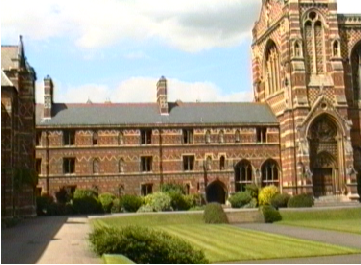
#> input picture lista7/data/keble000.png, 361 x 265 px; the run also reads 2 pictures not shown here
$ jupyter execute --allow-errors visao_estereoscopica.ipynb
#> lines starting #> are read from the running program, lines starting #| are printed output that depends on the picture
### lista7/src/utils.py
import numpy as np
import cv2
import math
from matplotlib import pyplot as plt
import os
import pandas as pd
from scipy import linalg
import pysift
from scipy.linalg import null_space
from scipy.optimize import least_squares

#funções do metodo dlt para encontrar projeções

def normalization_2d(points):

	points = np.asarray(points)

	m = np.mean(points, 0)
	s = np.std(points)

	T = np.array([[s, 0, m[0]], [0, s, m[1]], [0, 0, 1]])
	T = np.linalg.inv(T)
	normalized_points = np.dot( T, points.T )
	normalized_points = normalized_points[0:2,:].T


	return T, normalized_points


def normalization_3d(points):

	points = np.asarray(points)

	m = np.mean(points, 0)
	s = np.std(points)

	T = np.array([[s, 0, 0, m[0]], [0, s, 0, m[1]], [0, 0, s, m[2]], [0, 0, 0, 1]])

	T = np.linalg.inv(T)
	normalized_points = np.dot( T, points.T )
	normalized_points = normalized_points[0:3,:].T

	return T, normalized_points

def create_projection_dlt(points_2d, points_3d):

	#aplica normalizacao dos dados para se obter melhores resultados
	T1, points_2d_norm = normalization_2d(points_2d)
	T2, points_3d_norm = normalization_3d(points_3d)

	A = []

	for i in range(len(points_2d_norm)):
		x,y,z = points_3d_norm[i,0], points_3d_norm[i,1], points_3d_norm[i,2]
		u,v = points_2d_norm[i,0], points_2d_norm[i,1]
		A.append( [x, y, z, 1, 0, 0, 0, 0, -u*x, -u*y, -u*z, -u] )
		A.append( [0, 0, 0, 0, x, y, z, 1, -v*x, -v*y, -v*z, -v] )

	#aplica svd para encontrar os 11 parametros
	U, S, Vh = np.linalg.svd(A)

	#recupera parametros do svd
	L = Vh[-1,:] / Vh[-1,-1]

	#matriz de projecao
	H = L.reshape(3,4)


	#denormalizacao
	H = np.dot( np.dot( np.linalg.pinv(T1), H ), T2 );
	H = H / H[-1,-1]

	#Erro medio da DLT
	new_points_2d = np.dot( H, points_3d.T )
	new_points_2d = new_points_2d/new_points_2d[2,:]

	#distancia media
	error = np.sqrt( np.mean(np.sum( (new_points_2d.T - points_2d)**2,1 )) )

	return H, error


# [24 lines left out: function fundamental_from_projections, not called in this run]


def calculate_camera_center(M):

	Q=M[0:3,0:3]
	Qinv=np.linalg.inv(Q)
	cc=np.matmul(-Qinv,M[:,3])

	return cc

# [50 lines left out: functions drawlines, compute_fundamental_8_point_sem_rank, not called in this run]


def compute_fundamental_8_point(pts1, pts2):
	'''Computes the fundamental matrix from corresponding points x1, x2 using
	the 8 point algorithm.'''
	n = len(pts1)


	if len(pts2) != n:
		raise ValueError('Number of points do not match.')

	x1 = []
	x2 = []

	for i in range(n):
		x1.append(np.concatenate((pts1[i], [1])))
		x2.append(np.concatenate((pts2[i], [1])))

	x1 = np.float64(x1)
	x2 = np.float64(x2)


	A = np.zeros((n, 9))


	for i in range(n):
		A[i] = np.kron(x2[i], x1[i])


	# Solve A*f = 0 using least squares.
	U, S, V = np.linalg.svd(A)
	F = V[-1].reshape(3, 3)

	# Constrain F to rank 2 by zeroing out last singular value.
	U, S, V = np.linalg.svd(F)
	S[2] = 0
	F = np.dot(U, np.dot(np.diag(S), V))
	return F / F[2][2]

# [22 lines left out: function normalize, not called in this run]

def normalize2(points):
	N=points.shape[0]

	m=np.average(points,axis=0)

	m_mean=points-m.reshape(1,2)

	s_sum=np.sum((m_mean)**2,axis=None)

	s=(s_sum/(2*N))**0.5

	sinv=1/s

	x=m_mean*sinv

	T = np.zeros((3,3))
	T[0,0] = sinv
	T[1,1] = sinv
	T[2,2] = 1
	T[0,2] = -sinv*m[0]
	T[1,2] = -sinv*m[1]

	return T, x

def compute_fundamental_8_point_normalized(x1, x2):
	'''Computes the fundamental matrix from corresponding points x1, x2 using
	the normalized 8 point algorithm.'''
	n = x1.shape[1]
	if x2.shape[1] != n:
		raise ValueError('Number of points do not match.')

	# normalize.
	T1, x1 = normalize2(x1)
	T2, x2 = normalize2(x2)

	F = compute_fundamental_8_point(x1, x2)

	# denormalize.
	# F = np.dot(T1.T, np.dot(F, T2))
	F = np.dot(T2.T, np.dot(F, T1))

	return F / F[2][2]


# [73 lines left out: functions automatic_fundamental_8_points_sem_rank, automatic_fundamental_8_points, not called in this run]

def automatic_fundamental_8_points_norm(pts1, pts2):

	#uses ransac to compute the 8 point
	N=15000
	S=pts1.shape[0]
	r=np.random.randint(S,size=(N,8))

	m=np.ones((3,S))
	m[0:2,:]=pts1.T
	mdash=np.ones((3,S))
	mdash[0:2,:]=pts2.T
	count=np.zeros(N)
	cost=np.zeros(S)
	t=1e-2
	for i in range(N):
		cost1=np.zeros(8)
		F=compute_fundamental_8_point_normalized(pts1[r[i,:],:],pts2[r[i,:],:])
		if len(F):
			for j in range(S):
				cost[j]=np.dot(np.dot(mdash[:,j].T,F),m[:,j])
			inlie=np.absolute(cost)<t
			count[i]=np.sum(inlie + np.zeros(S),axis=None)

	index=np.argsort(-count)
	best=index[0]
	best_F=compute_fundamental_8_point_normalized(pts1[r[best,:],:],pts2[r[best,:],:])
	for j in range(S):
		cost[j]=np.dot(np.dot(mdash[:,j].T,best_F),m[:,j])
	confidence=np.absolute(cost)
	index=np.argsort(confidence)
	pts2=pts2[index]
	pts1=pts1[index]

	inliers1=pts1[:100,:]
	inliers2=pts2[:100,:]

	return best_F, inliers1, inliers2


# [56 lines left out: function automatic_fundamental_8_points_gold, not called in this run]


def calculate_SIFT(img1, img2):
	kp1, des1 = pysift.computeKeypointsAndDescriptors(img1)
	kp2, des2 = pysift.computeKeypointsAndDescriptors(img2)

	# FLANN parameters
	FLANN_INDEX_KDTREE = 0
	index_params = dict(algorithm = FLANN_INDEX_KDTREE, trees = 5)
	search_params = dict(checks=50)

	flann = cv2.FlannBasedMatcher(index_params,search_params)
	matches = flann.knnMatch(des1,des2,k=2)

	good = []
	pts1 = []
	pts2 = []

	# ratio test as per Lowe's paper
	for i,(m,n) in enumerate(matches):
	    if m.distance < 0.8*n.distance:
	        good.append(m)
	        pts2.append(kp2[m.trainIdx].pt)
	        pts1.append(kp1[m.queryIdx].pt)

	pts1 = np.int32(pts1)
	pts2 = np.int32(pts2)

	return pts1, pts2

### lista7/src/pysift.py
from numpy import all, any, array, arctan2, cos, sin, exp, dot, log, logical_and, roll, sqrt, stack, trace, unravel_index, pi, deg2rad, rad2deg, where, zeros, floor, full, nan, isnan, round, float32
from numpy.linalg import det, lstsq, norm
from cv2 import resize, GaussianBlur, subtract, KeyPoint, INTER_LINEAR, INTER_NEAREST
from functools import cmp_to_key
import logging

####################
# Global variables #
####################

logger = logging.getLogger(__name__)
float_tolerance = 1e-7

#################
# Main function #
#################

def computeKeypointsAndDescriptors(image, sigma=1.6, num_intervals=3, assumed_blur=0.5, image_border_width=5):
    """Compute SIFT keypoints and descriptors for an input image
    """
    image = image.astype('float32')
    base_image = generateBaseImage(image, sigma, assumed_blur)
    num_octaves = computeNumberOfOctaves(base_image.shape)
    gaussian_kernels = generateGaussianKernels(sigma, num_intervals)
    gaussian_images = generateGaussianImages(base_image, num_octaves, gaussian_kernels)
    dog_images = generateDoGImages(gaussian_images)
    keypoints = findScaleSpaceExtrema(gaussian_images, dog_images, num_intervals, sigma, image_border_width)
    keypoints = removeDuplicateKeypoints(keypoints)
    keypoints = convertKeypointsToInputImageSize(keypoints)
    descriptors = generateDescriptors(keypoints, gaussian_images)
    return keypoints, descriptors

#########################
# Image pyramid related #
#########################

def generateBaseImage(image, sigma, assumed_blur):
    """Generate base image from input image by upsampling by 2 in both directions and blurring
    """
    logger.debug('Generating base image...')
    image = resize(image, (0, 0), fx=2, fy=2, interpolation=INTER_LINEAR)
    sigma_diff = sqrt(max((sigma ** 2) - ((2 * assumed_blur) ** 2), 0.01))
    return GaussianBlur(image, (0, 0), sigmaX=sigma_diff, sigmaY=sigma_diff)  # the image blur is now sigma instead of assumed_blur

def computeNumberOfOctaves(image_shape):
    """Compute number of octaves in image pyramid as function of base image shape (OpenCV default)
    """
    return int(round(log(min(image_shape)) / log(2) - 1))

def generateGaussianKernels(sigma, num_intervals):
    """Generate list of gaussian kernels at which to blur the input image. Default values of sigma, intervals, and octaves follow section 3 of Lowe's paper.
    """
    logger.debug('Generating scales...')
    num_images_per_octave = num_intervals + 3
    k = 2 ** (1. / num_intervals)
    gaussian_kernels = zeros(num_images_per_octave)  # scale of gaussian blur necessary to go from one blur scale to the next within an octave
    gaussian_kernels[0] = sigma

    for image_index in range(1, num_images_per_octave):
        sigma_previous = (k ** (image_index - 1)) * sigma
        sigma_total = k * sigma_previous
        gaussian_kernels[image_index] = sqrt(sigma_total ** 2 - sigma_previous ** 2)
    return gaussian_kernels

def generateGaussianImages(image, num_octaves, gaussian_kernels):
    """Generate scale-space pyramid of Gaussian images
    """
    logger.debug('Generating Gaussian images...')
    gaussian_images = []

    for octave_index in range(num_octaves):
        gaussian_images_in_octave = []
        gaussian_images_in_octave.append(image)  # first image in octave already has the correct blur
        for gaussian_kernel in gaussian_kernels[1:]:
            image = GaussianBlur(image, (0, 0), sigmaX=gaussian_kernel, sigmaY=gaussian_kernel)
            gaussian_images_in_octave.append(image)
        gaussian_images.append(gaussian_images_in_octave)
        octave_base = gaussian_images_in_octave[-3]
        image = resize(octave_base, (int(octave_base.shape[1] / 2), int(octave_base.shape[0] / 2)), interpolation=INTER_NEAREST)
    return array(gaussian_images)

# [345 lines left out: functions generateDoGImages, findScaleSpaceExtrema, isPixelAnExtremum, localizeExtremumViaQuadraticFit, computeGradientAtCenterPixel, computeHessianAtCenterPixel and 6 more, not called in this run]

### lista7/src/visao_estereoscopica.ipynb
[cell 1]
import numpy as np
import cv2
import math
from matplotlib import pyplot as plt
import os
import pandas as pd
from scipy import linalg
from utils import *
import pysift

[cell 2]
#variáveis auxiliares

pasta_resultados = "../results/"
pasta_dados = "../data/"

[cell 3]
#item 1

pontos_imagem_arquivo = pasta_dados+"image.txt"
pontos_real_arquivo = pasta_dados+"world.txt"


#leitura de arquivo dos pontos imagem para numpy
file = open(pontos_imagem_arquivo, 'r').read().split("\n")
#> (reads lista7/data/image.txt from the repository)
file.pop(-1)

file[0] = file[0].split()
file[1] = file[1].split()

pontos_imagem = []

for i in range(len(file[0])):
    ponto = np.array([float(file[0][i]), float(file[1][i])])
    pontos_imagem.append(ponto)


#leitura de arquivo dos pontos reais para numpy
file = open(pontos_real_arquivo, 'r').read().split("\n")
#> (reads lista7/data/world.txt from the repository)
file.pop(-1)

file[0] = file[0].split()
file[1] = file[1].split()
file[2] = file[2].split()

pontos_real = []

for i in range(len(file[0])):
    ponto = np.array([float(file[0][i]), float(file[1][i]), float(file[2][i])])
    pontos_real.append(ponto)


#pontos estão no formato [x, y, (z)]

[cell 4]
#Obtençao da matrix de projeçao P

#acrescimo do numero 1 ao final de cada ponto para os calculos
for i in range(len(pontos_imagem)):
    pontos_imagem[i] = (pontos_imagem[i][0], pontos_imagem[i][1], 1)
    pontos_real[i] = (pontos_real[i][0], pontos_real[i][1], pontos_real[i][2], 1)

pontos_imagem = np.array(pontos_imagem)
pontos_real = np.array(pontos_real)

[cell 5]
#calcula matriz de projeção e erro com base nos pontos da imagem e do real

projection_matrix, projectionError = create_projection_dlt(pontos_imagem, pontos_real)

print("Matriz de projecao para os pontos de 3d para 2d")

print(projection_matrix)

print(projectionError)

[cell 6]
#Decomposicao RQ

k, rt = linalg.rq(projection_matrix, mode='economic')

print("matriz K")
print(k)
print("\n\n")
print("matriz Rt")
print(rt)

R = rt[:, 0:3]

print("\n\n")
print("matriz R")
print(R)

print("\n\n")
print("matriz KR")
kr = k@R
kr = kr/kr[2][2]
print(kr)

[cell 7]
#item 2

P1 = np.array([[800/math.sqrt(2), 0, 2400/math.sqrt(2), 4000],[-700/math.sqrt(2), 1400, 700/math.sqrt(2), 4900],[-1/math.sqrt(2), 0, 1/math.sqrt(2), 3]])
P2 = np.array([[1000, -250, 250*math.sqrt(3), 500],[0, 500*(math.sqrt(3)-1/2), 500*(1 + math.sqrt(3)/2), 500],[0, -1/2, math.sqrt(3)/2, 1]])

[cell 8]
#normalizacao das matrizes dadas
# P_norm = K^(-1)*P

k, rt = linalg.rq(P1, mode='economic')

print("matriz K")
print(k)
print("\n\n")
print("matriz Rt")
print(rt)
print("\n\n")

P1_norm = np.dot(np.linalg.inv(k),P1)

print("Matriz de projecao normalizada")
print(P1_norm)

[cell 9]
#normalizacao das matrizes dadas
# P_norm = K^(-1)*P

k, rt = linalg.rq(P2, mode='economic')

print("matriz K")
print(k)
print("\n\n")
print("matriz Rt")
print(rt)
print("\n\n")

P2_norm = np.dot(np.linalg.inv(k),P2)

print("Matriz de projecao normalizada")
print(P2_norm)

[cell 10]
#item 3

c1 =calculate_camera_center(P1_norm)
c1 = np.concatenate((c1, [1]))
c1

[cell 11]
ponto_epipolar = np.dot(P2_norm, c1)
ponto_epipolar = ponto_epipolar/ponto_epipolar[2]
ponto_epipolar

[cell 12]
P1_mais = P1_norm.T@np.linalg.inv(P1_norm@P1_norm.T)
# x eh o ponto epipolar
ex = [[0, -ponto_epipolar[2], ponto_epipolar[1]],[ponto_epipolar[2], 0, -ponto_epipolar[0]],[-ponto_epipolar[1], ponto_epipolar[0], 0]]
M_Fundamental = ex@P2_norm@P1_mais

[cell 13]
#item 3
M_Fundamental

[cell 14]
# [9 lines of commented-out code are left out]

img1 = cv2.imread(pasta_dados+"keble000.png", 0)
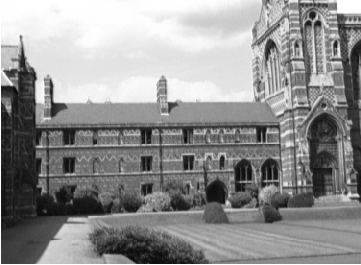
#> img1: shape (265, 361); min 5, max 255, mean 144.1
img2 = cv2.imread(pasta_dados+"keble003.png", 0)
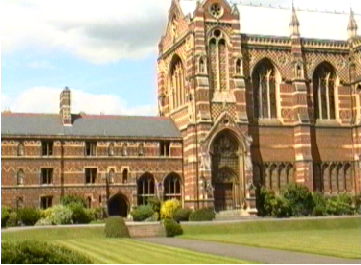
#> input picture lista7/data/keble003.png, 361 x 265 px
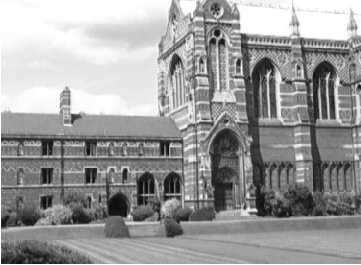
#> img2: shape (265, 361); min 8, max 255, mean 154.7

#img1 = cv2.imread(pasta_dados+"bt000.png", 0)
#img2 = cv2.imread(pasta_dados+"bt006.png", 0)

#> (a cell that did not finish here is left out)

#> in generateBaseImage, `return GaussianBlur(image, (0, 0), sigmaX=sigma_diff, sigmaY=sigma_diff)`:
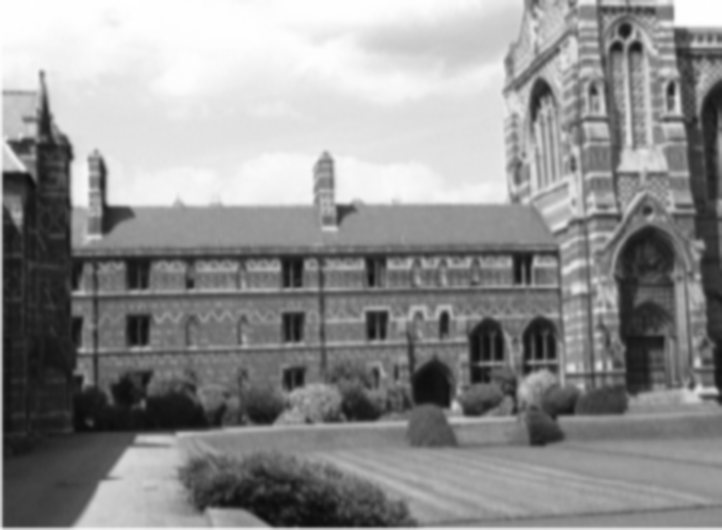
#> returned value: shape (530, 722) float32; min 13.28, max 255, mean 144
#> the loop in generateGaussianImages, `for octave_index in range(num_octaves):` made 8 passes
#> image on pass 8: [[157.3, 157.4], [156.8, 156.9]]
#> pass 1, in generateGaussianImages, `octave_base = gaussian_images_in_octave[-3]`:
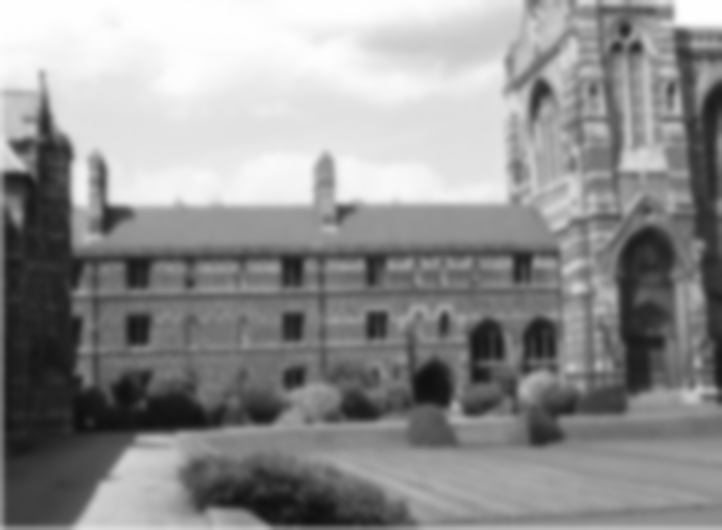
#> octave_base: shape (530, 722) float32; min 15.9, max 255, mean 143.9
#> pass 2, in generateGaussianImages, `octave_base = gaussian_images_in_octave[-3]`:
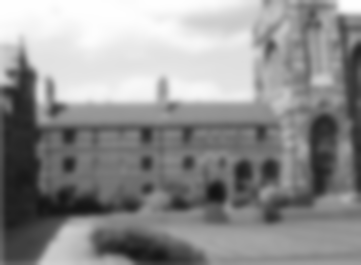
#> octave_base: shape (265, 361) float32; min 19.04, max 255, mean 143.9
#> after the loop in generateGaussianImages, `for octave_index in range(num_octaves):`: gaussian_images = 8 items

#> (a cell that did not finish here is left out)

#> (a cell that did not finish here is left out)

#> (a cell that did not finish here is left out)

[cell 19]
#item 5

points_selected = []

#> (the rest of this cell did not finish here and is left out)

[cell 20]
#item 6
#load points from matlab file
from scipy.io import loadmat

#points_2d = np.array(loadmat(pasta_dados+'kronandata.mat')['x']).astype('float64')

points_2d = loadmat(pasta_dados+'kronandata.mat')['x']
#> (reads lista7/data/kronandata.mat from the repository)

pontos1 = points_2d[0][0].T
pontos2 = points_2d[1][0].T

pts1 = []
pts2 = []

for i in range(len(pontos1)):
    pts1.append(pontos1[i][0:2])
    pts2.append(pontos2[i][0:2])

[cell 21]
img1 = cv2.imread(pasta_dados+"kronan1.jpg", 0)
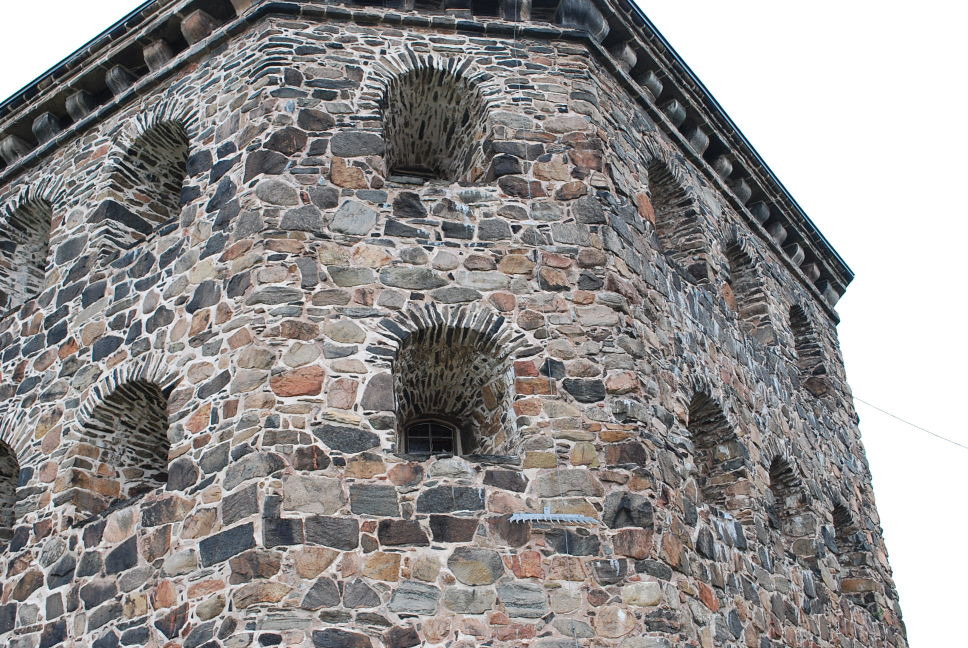
#> input picture lista7/data/kronan1.JPG, 1936 x 1296 px, found by its file name (shown at 1/2 size)
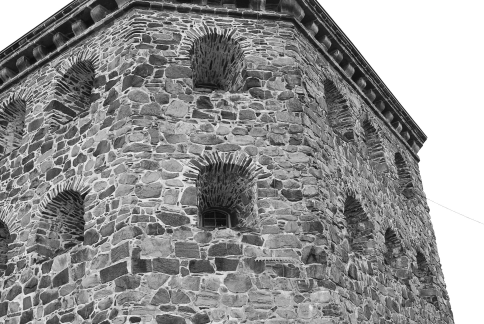
#> img1: shape (1296, 1936) (shown at 1/4 size); min 0, max 255, mean 145.3
img2 = cv2.imread(pasta_dados+"kronan2.jpg", 0)
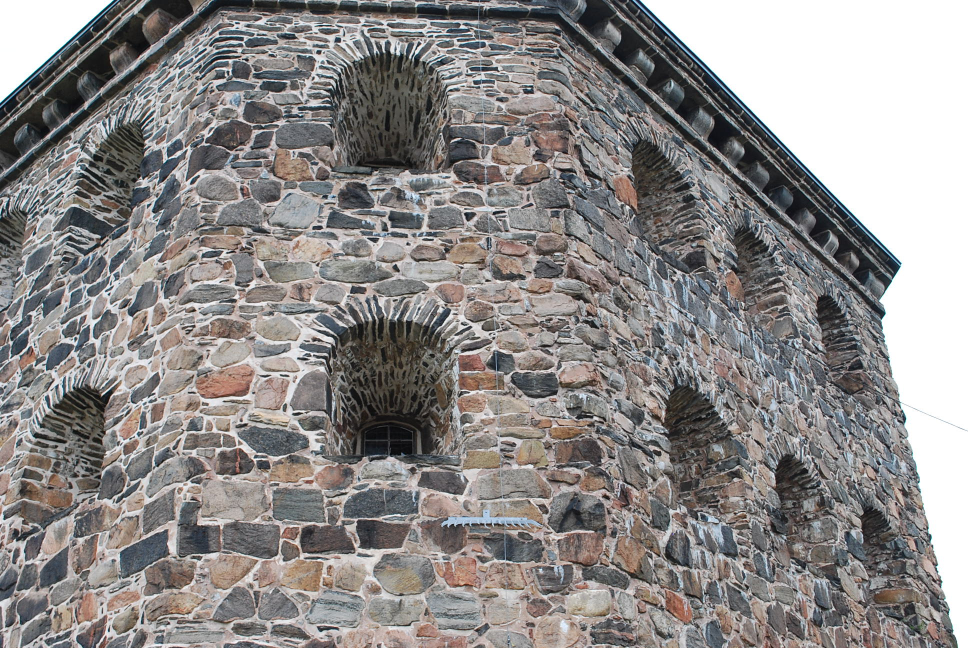
#> input picture lista7/data/kronan2.JPG, 1936 x 1296 px, found by its file name (shown at 1/2 size)
#> img2: shape (1296, 1936)
#> (the rest of the program and of its run is left out)
